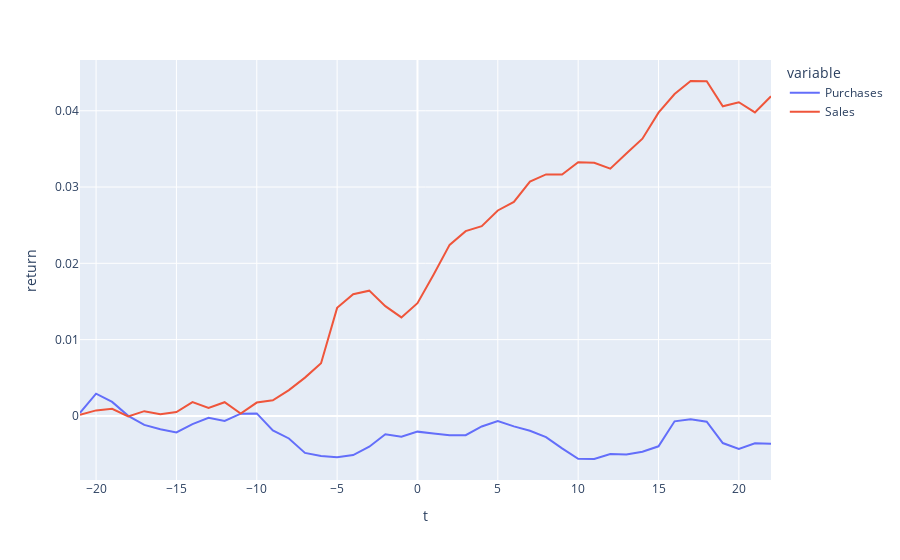

Write notebook code for a chart like this one.
### Code cell
df = pd.DataFrame({"Purchases": cumulative_returns('Purchase'), "Sales": cumulative_returns('Sale')})
px.line(df, labels={"index":"t", "value": "return"})

### Figure 1 — Plotly figure (JSON) as saved in the notebook; plotly's stock layout.template omitted (floating-point values rounded to 4 significant figures)
{"data": [{"hovertemplate": "variable=Purchases<br>t=%{x}<br>return=%{y}<extra></extra>", "legendgroup": "Purchases", "line": {"color": "#636efa", "dash": "solid"}, "mode": "lines", "name": "Purchases", "orientation": "v", "showlegend": true, "type": "scatter", "x": [-21, -20, -19, -18, -17, -16, -15, -14, -13, -12, -11, -10, -9, -8, -7, -6, -5, -4, -3, -2, -1, 0, 1, 2, 3, 4, 5, 6, 7, 8, 9, 10, 11, 12, 13, 14, 15, 16, 17, 18, 19, 20, 21, 22], "xaxis": "x", "y": [0.0003919, 0.00291, 0.001833, 2.064e-06, -0.001183, -0.001764, -0.002173, -0.001082, -0.0002583, -0.0006674, 0.000287, 0.0003242, -0.001907, -0.002964, -0.004851, -0.005256, -0.005408, -0.005137, -0.004037, -0.002415, -0.002733, -0.002067, -0.002297, -0.002535, -0.002531, -0.00139, -0.0006929, -0.001378, -0.001945, -0.002786, -0.004262, -0.005627, -0.005653, -0.00501, -0.005068, -0.004698, -0.003988, -0.000712, -0.0004485, -0.0007719, -0.003564, -0.004318, -0.00358, -0.003654], "yaxis": "y"}, {"hovertemplate": "variable=Sales<br>t=%{x}<br>return=%{y}<extra></extra>", "legendgroup": "Sales", "line": {"color": "#EF553B", "dash": "solid"}, "mode": "lines", "name": "Sales", "orientation": "v", "showlegend": true, "type": "scatter", "x": [-21, -20, -19, -18, -17, -16, -15, -14, -13, -12, -11, -10, -9, -8, -7, -6, -5, -4, -3, -2, -1, 0, 1, 2, 3, 4, 5, 6, 7, 8, 9, 10, 11, 12, 13, 14, 15, 16, 17, 18, 19, 20, 21, 22], "xaxis": "x", "y": [0.0001278, 0.000719, 0.0009262, -8.325e-05, 0.0006187, 0.0002224, 0.0005065, 0.001802, 0.001035, 0.00179, 0.0003071, 0.001745, 0.002051, 0.003384, 0.005017, 0.006898, 0.01416, 0.01594, 0.01642, 0.01438, 0.01291, 0.01477, 0.0185, 0.02241, 0.02422, 0.02487, 0.02693, 0.02805, 0.03072, 0.03166, 0.03165, 0.03325, 0.03319, 0.03241, 0.03439, 0.03633, 0.03975, 0.0422, 0.0439, 0.04386, 0.04059, 0.04112, 0.03979, 0.0419], "yaxis": "y"}], "layout": {"legend": {"title": {"text": "variable"}, "tracegroupgap": 0}, "margin": {"t": 60}, "xaxis": {"anchor": "y", "domain": [0, 1], "title": {"text": "t"}}, "yaxis": {"anchor": "x", "domain": [0, 1], "title": {"text": "return"}}}}
